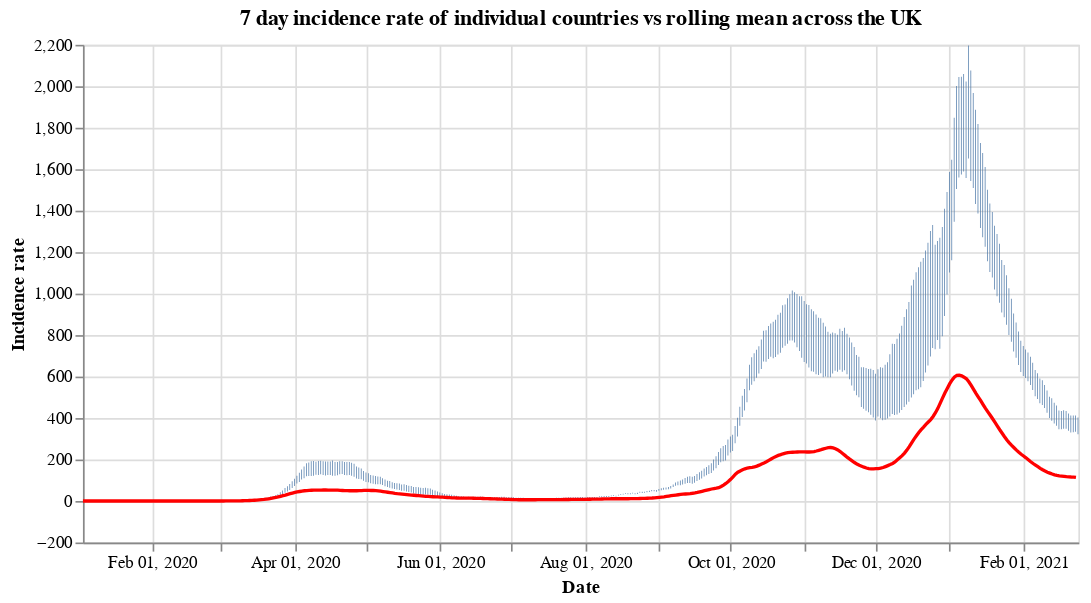

This figure's notebook cell:
### Code cell
#collapse
countries = uk_cases['areaName'].unique()
countries.sort()

selection = alt.selection_single(
    name='Select',
    fields=['areaName'],
    init={'areaName': 'Wales'},
    bind={'areaName': alt.binding_select(options=countries)}
)

# scatter plot, modify opacity based on selection
bars = alt.Chart(uk_cases).mark_bar().add_selection(
    selection
).encode(
    x=alt.X("yearmonthdate(date):T", axis=alt.Axis(title='Date')),
    y=alt.Y("weeklyCasesRate:Q", axis=alt.Axis(title='Incidence rate')),
    tooltip='weeklyCasesRate:Q',
    opacity=alt.condition(selection, alt.value(1), alt.value(0))
).properties(title=f'7 day incidence rate of individual countries vs rolling mean across the UK', width=600)

line = alt.Chart(overview_cases).mark_line(
    color='red',
    size=2,
).transform_window(
    rolling_mean='mean(weeklyCasesRate)',
    frame=[0, 7]
).encode(
    x='yearmonthdate(date):T',
    y='rolling_mean:Q'
)

alt.layer(bars, line)

### Figure 1 — Vega-Lite specification as saved in the notebook (floating-point values rounded to 4 significant figures; data arrays with more than 128 entries replaced by an {"elided": "..."} marker saying what was removed)
{"config": {"view": {"continuousWidth": 400, "continuousHeight": 300}}, "layer": [{"data": {"name": "data-078ffe957bedcfb2832175befe63d710"}, "mark": "bar", "encoding": {"opacity": {"condition": {"value": 1, "selection": "Select"}, "value": 0}, "tooltip": {"type": "quantitative", "field": "weeklyCasesRate"}, "x": {"type": "temporal", "axis": {"title": "Date"}, "field": "date", "timeUnit": "yearmonthdate"}, "y": {"type": "quantitative", "axis": {"title": "Incidence rate"}, "field": "weeklyCasesRate"}}, "selection": {"Select": {"type": "single", "fields": ["areaName"], "init": {"areaName": "Wales"}, "bind": {"areaName": {"input": "select", "options": ["England", "Northern Ireland", "Scotland", "Wales"]}}}}, "title": "7 day incidence rate of individual countries vs rolling mean across the UK", "width": 600}, {"data": {"name": "data-8dfe8891d7158ae73f94831b11dad71f"}, "mark": {"type": "line", "color": "red", "size": 2}, "encoding": {"x": {"type": "temporal", "field": "date", "timeUnit": "yearmonthdate"}, "y": {"type": "quantitative", "field": "rolling_mean"}}, "transform": [{"window": [{"op": "mean", "field": "weeklyCasesRate", "as": "rolling_mean"}], "frame": [0, 7]}]}], "$schema": "https://vega.github.io/schema/vega-lite/v4.8.1.json", "datasets": {"data-078ffe957bedcfb2832175befe63d710": {"elided": "1672 records"}, "data-8dfe8891d7158ae73f94831b11dad71f": {"elided": "418 records"}}}
